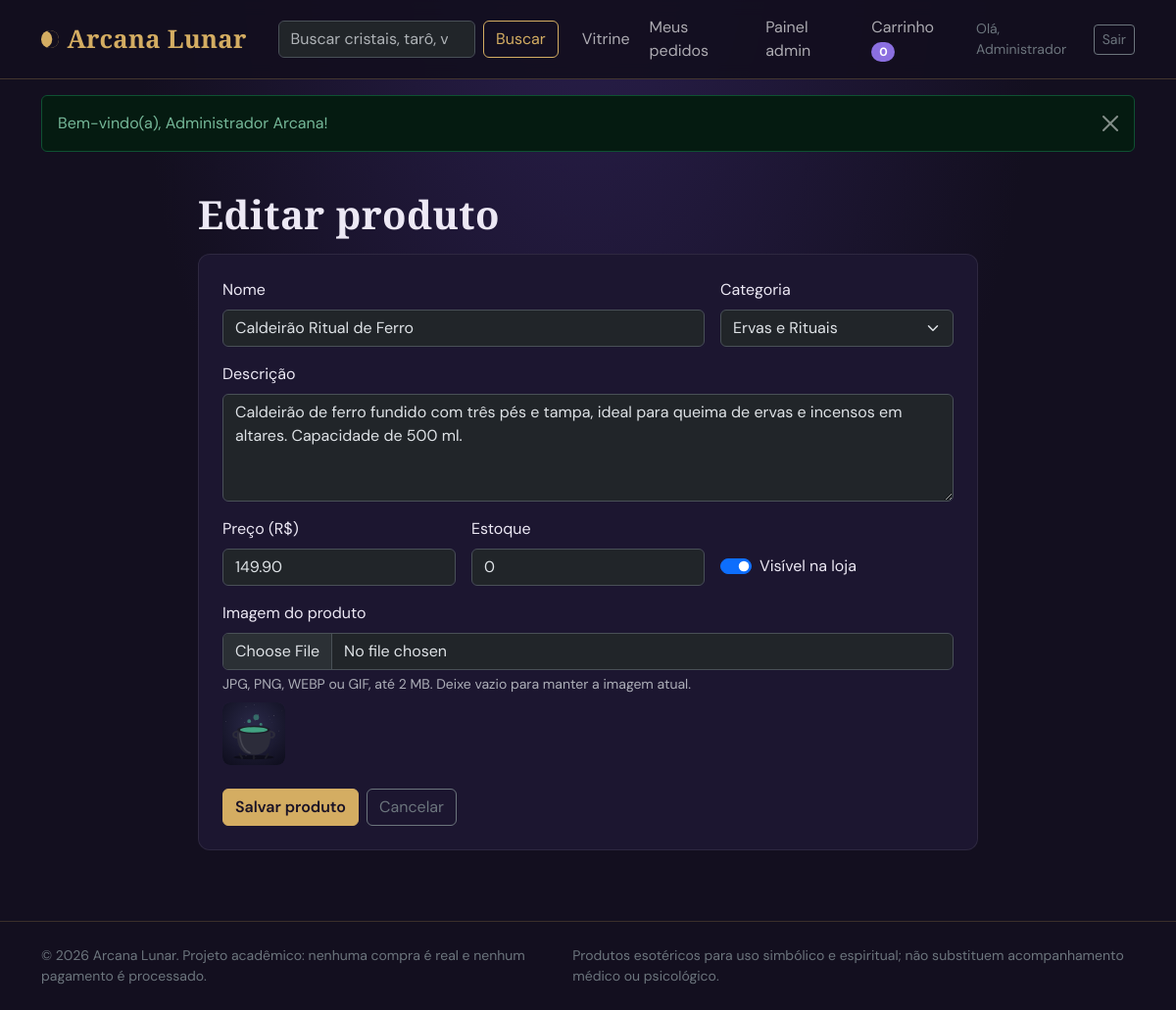
/admin/produto_form.php?id=12 (signed in), run on the app's committed database.
### tables this page shows
CREATE TABLE produtos (
    id            INT UNSIGNED NOT NULL AUTO_INCREMENT,
    categoria_id  INT UNSIGNED NOT NULL,
    nome          VARCHAR(150) NOT NULL,
    descricao     TEXT NOT NULL,
    preco         DECIMAL(10,2) NOT NULL,
    estoque       INT UNSIGNED NOT NULL DEFAULT 0,
    imagem        VARCHAR(255) NULL,
    ativo         TINYINT(1) NOT NULL DEFAULT 1,
    criado_em     TIMESTAMP NOT NULL DEFAULT CURRENT_TIMESTAMP,
    PRIMARY KEY (id),
    KEY idx_produtos_categoria (categoria_id),
    KEY idx_produtos_ativo (ativo),
    CONSTRAINT fk_produtos_categoria FOREIGN KEY (categoria_id)
        REFERENCES categorias (id) ON UPDATE CASCADE ON DELETE RESTRICT,
    CONSTRAINT ck_produtos_preco CHECK (preco >= 0)
);

CREATE TABLE categorias (
    id         INT UNSIGNED NOT NULL AUTO_INCREMENT,
    nome       VARCHAR(80) NOT NULL,
    descricao  VARCHAR(255) NULL,
    PRIMARY KEY (id),
    UNIQUE KEY uq_categorias_nome (nome)
);

### includes/helpers.php (called while the page is built, shortened)
<?php
function e($valor): string
{
    return htmlspecialchars((string) $valor, ENT_QUOTES | ENT_SUBSTITUTE, 'UTF-8');
}
function url(string $caminho = ''): string
{
    return BASE_URL . '/' . ltrim($caminho, '/');
}
function imagem_url(?string $caminho): string
{
    return url($caminho);
}

### admin/produto_form.php (the view, shortened to what this page needs)
<?php
$pdo = db();
$id = (int) ($_GET['id'] ?? $_POST['id'] ?? 0);
$produto = ['nome' => '', 'categoria_id' => 0, 'descricao' => '', 'preco' => '', 'estoque' => '0', 'imagem' => null, 'ativo' => 1];
if ($id > 0) {
    $st = $pdo->prepare('SELECT id, nome, categoria_id, descricao, preco, estoque, imagem, ativo FROM produtos WHERE id = :id');
    $st->execute(['id' => $id]);
    $encontrado = $st->fetch();
    $produto = $encontrado;
    $produto['preco'] = number_format((float) $produto['preco'], 2, '.', '');
}
$categorias = $pdo->query('SELECT id, nome FROM categorias ORDER BY nome')->fetchAll();
$tituloPagina = $id > 0 ? 'Editar produto' : 'Cadastrar produto';
require __DIR__ . '/../includes/header.php';
?>
<div class="container py-4" style="max-width: 820px;">
    <h1 class="mb-3"><?= e($tituloPagina) ?></h1>
    <form method="post" enctype="multipart/form-data" action="<?= e(url('admin/produto_form.php' . ($id > 0 ? '?id=' . $id : ''))) ?>" class="painel needs-validation" novalidate data-uma-vez>
        <div class="row g-3">
            <div class="col-md-8">
                <label class="form-label" for="nome">Nome</label>
                <input class="form-control" id="nome" name="nome" value="<?= e($produto['nome']) ?>" required minlength="3" maxlength="150">
            </div>
            <div class="col-md-4">
                <label class="form-label" for="categoria_id">Categoria</label>
                <select class="form-select" id="categoria_id" name="categoria_id" required>
                    <?php foreach ($categorias as $c): ?>
                        <option value="<?= (int) $c['id'] ?>" <?= (int) $produto['categoria_id'] === (int) $c['id'] ? 'selected' : '' ?>><?= e($c['nome']) ?></option>
                    <?php endforeach; ?>
                </select>
            </div>
            <div class="col-12">
                <label class="form-label" for="descricao">Descrição</label>
                <textarea class="form-control" id="descricao" name="descricao" rows="4" required maxlength="2000"><?= e($produto['descricao']) ?></textarea>
            </div>
            <div class="col-md-4">
                <label class="form-label" for="preco">Preço (R$)</label>
                <input class="form-control" type="number" id="preco" name="preco" value="<?= e($produto['preco']) ?>" step="0.01" min="0.01" required>
            </div>
            <div class="col-md-4">
                <label class="form-label" for="estoque">Estoque</label>
                <input class="form-control" type="number" id="estoque" name="estoque" value="<?= e($produto['estoque']) ?>" step="1" min="0" required>
            </div>
            <div class="col-md-4 d-flex align-items-end">
                <div class="form-check form-switch mb-2">
                    <input class="form-check-input" type="checkbox" role="switch" id="ativo" name="ativo" value="1" <?= (int) $produto['ativo'] === 1 ? 'checked' : '' ?>>
                    <label class="form-check-label" for="ativo">Visível na loja</label>
                </div>
            </div>
            <div class="col-12">
                <label class="form-label" for="imagem">Imagem do produto</label>
                <input class="form-control" type="file" id="imagem" name="imagem" accept="image/jpeg,image/png,image/webp,image/gif">
                <div class="form-text">JPG, PNG, WEBP ou GIF, até 2 MB. <?= $id > 0 ? 'Deixe vazio para manter a imagem atual.' : 'Se não enviar, será usada uma imagem padrão.' ?></div>
                <?php if (!empty($produto['imagem'])): ?>
                    <img class="img-mini mt-2" src="<?= e(imagem_url($produto['imagem'])) ?>" alt="Imagem atual">
                <?php endif; ?>
            </div>
        </div>
        <div class="d-flex gap-2 mt-4">
            <button class="btn btn-ouro" type="submit">Salvar produto</button>
            <a class="btn btn-outline-secondary" href="<?= e(url('admin/produtos.php')) ?>">Cancelar</a>
        </div>
    </form>
</div>
<?php require __DIR__ . '/../includes/footer.php'; ?>

### assets/css/style.css (style rules this page uses)
:root { --noite: #130f1f; --noite-2: #1c1630; --nevoa: #2b2245; --ametista: #8b6fe0; --ouro: #d4ad62; --ouro-escuro: #b38d45; --lua: #ece8f4; --quartzo: #e3a8bd; --fonte-titulo: "Cormorant Garamond", Georgia, "Times New Roman", serif; --fonte-texto: "DM Sans", system-ui, -apple-system, "Segoe UI", Roboto, sans-serif; }
body { font-family: var(--fonte-texto); background: radial-gradient(ellipse at 50% -10%, #2a1f4d 0%, var(--noite) 55%) fixed; color: var(--lua); min-height: 100vh; display: flex; flex-direction: column; }
h1, h2, h3, h4, .titulo-arcano, .marca { font-family: var(--fonte-titulo); letter-spacing: .01em; }
h1, h2, h3 { font-weight: 700; }
.btn-ouro { background: var(--ouro); border-color: var(--ouro); color: #1a1326; font-weight: 600; }
a { color: var(--ouro); }
.painel { background: var(--noite-2); border: 1px solid rgba(255, 255, 255, .08); border-radius: .75rem; padding: 1.5rem; }
.img-mini { width: 64px; height: 64px; object-fit: cover; border-radius: .5rem; background: var(--nevoa); }

### data on the page
produtos: nome "Caldeirão Ritual de Ferro", categoria_id "Ervas e Rituais", descricao "Caldeirão de ferro fundido com três pés e tampa, ideal para queima de ervas e incensos em altares. Capacidade de 500 ml.", preco "149.90", estoque "0", ativo "☑", imagem (picture)

### other printed values
APP_NOME "Arcana Lunar"
$qtdCarrinho "0"
explode(' ', $usuario['nome'])[0] "Administrador"
$f['msg'] "Bem-vindo(a), Administrador Arcana!"
$tituloPagina "Editar produto"
